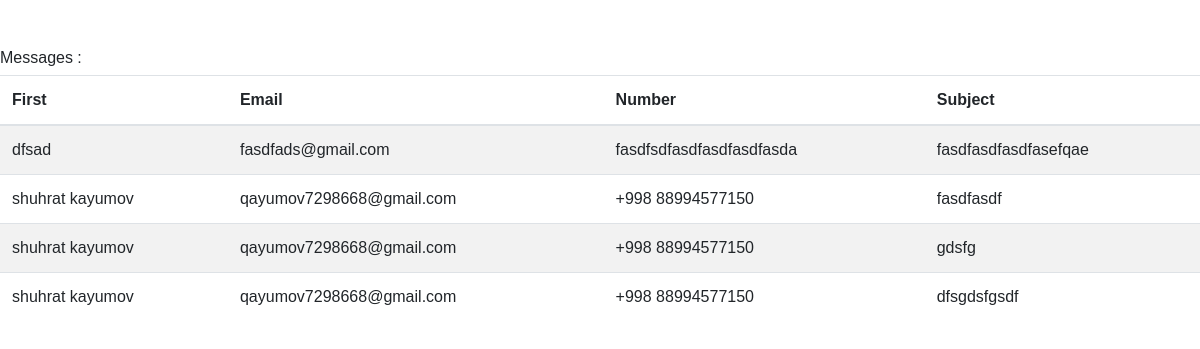
The app's page /components/, older data.
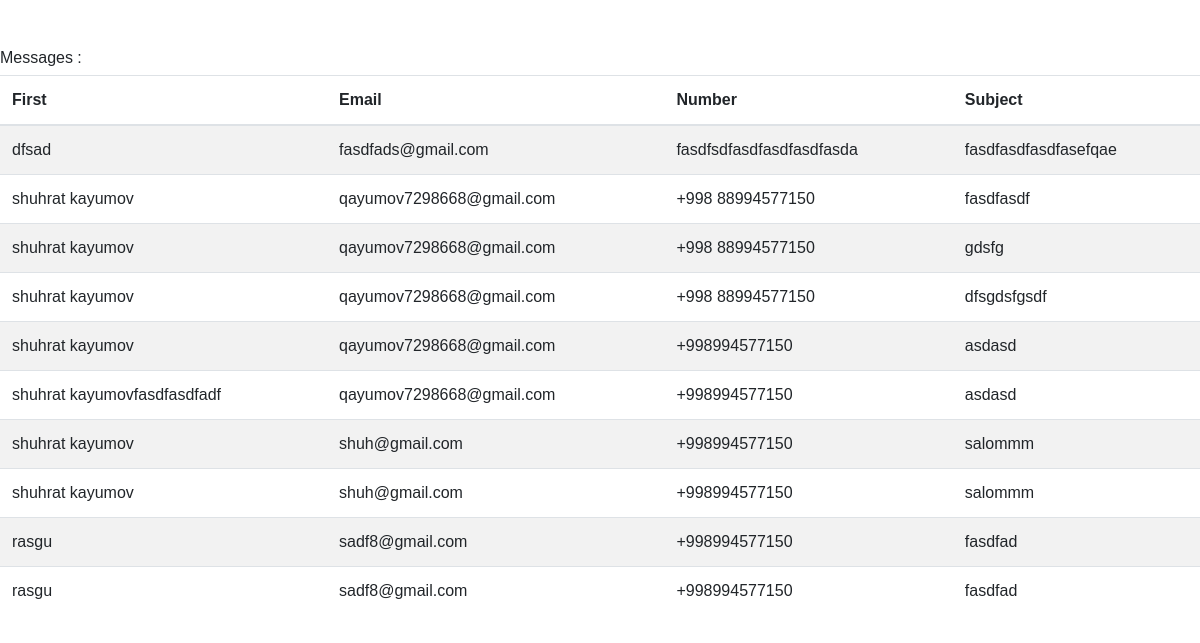
The same page, newer data.
### store/models.py (models this page shows, shortened)
class Contact(models.Model):
    name = models.CharField(max_length=100, blank=True, null=True)
    email = models.EmailField(blank=True, null=True)
    number = models.CharField(max_length=30, blank=True, null=True)
    subject = models.TextField(blank=True, null=True)

### store/views.py (the view)
# urls.py: path('components/', components, name='components'),
def components(request):
    message = Contact.objects.all()
    context = {'message': message}
    return render(request, 'components.html', context)

### templates/components.html (shortened to what this page needs)
<!DOCTYPE html>
{% load static %}
<html lang="en">
<head>
   <link rel="stylesheet" href="{% static 'vendors/themify-icons/css/themify-icons.css' %}">
   <link rel="stylesheet" href="{% static 'css/johndoe.css' %}">
</head>
<body>
      <h6 class="section-secondary-title mt-5">Messages :</h6>
      <table class="table table-striped">
         <thead>
            <tr>
               <th scope="col">First</th>
               <th scope="col">Email</th>
               <th scope="col">Number</th>
               <th scope="col">Subject</th>
            </tr>
         </thead>
         <tbody>
         {% for cat in message %}
            <tr>
               <td>{{ cat.name }}</td>
               <td>{{ cat.email }}</td>
               <td>{{ cat.number }}</td>
               <td>{{ cat.subject }}</td>
            </tr>
         {% endfor %}
         </tbody>
      </table>
</body>
</html>

Row changes from the older to the newer data that the page shows:
added Contact: name "shuhrat kayumov", email "qayumov7298668@gmail.com", number "+998994577150", subject "asdasd"
added Contact: name "shuhrat kayumovfasdfasdfadf", email "qayumov7298668@gmail.com", number "+998994577150", subject "asdasd"
added Contact: name "shuhrat kayumov", email "shuh@gmail.com", number "+998994577150", subject "salommm"
added Contact: name "shuhrat kayumov", email "shuh@gmail.com", number "+998994577150", subject "salommm"
added Contact: name "rasgu", email "sadf8@gmail.com", number "+998994577150", subject "fasdfad"
added Contact: name "rasgu", email "sadf8@gmail.com", number "+998994577150", subject "fasdfad"
